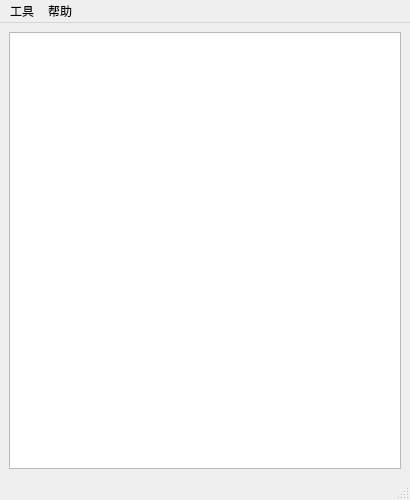
<?xml version="1.0" encoding="UTF-8"?>
<ui version="4.0">
 <class>MainWindow</class>
 <widget class="QMainWindow" name="MainWindow">
  <property name="geometry">
   <rect>
    <x>0</x>
    <y>0</y>
    <width>410</width>
    <height>500</height>
   </rect>
  </property>
  <property name="windowTitle">
   <string>ScreenTime「代码见三」</string>
  </property>
  <property name="windowIcon">
   <iconset resource="ScreenTime.qrc">
    <normaloff>:/img/Assets/32.ico</normaloff>:/img/Assets/32.ico</iconset>
  </property>
  <widget class="QWidget" name="centralwidget">
   <layout class="QVBoxLayout" name="verticalLayout">
    <item>
     <widget class="QListWidget" name="listWidget"/>
    </item>
   </layout>
  </widget>
  <widget class="QMenuBar" name="menubar">
   <property name="geometry">
    <rect>
     <x>0</x>
     <y>0</y>
     <width>410</width>
     <height>24</height>
    </rect>
   </property>
   <widget class="QMenu" name="menu">
    <property name="title">
     <string>工具</string>
    </property>
    <addaction name="actionOpenHistoryDialog"/>
    <addaction name="actionOpenAppDir"/>
   </widget>
   <widget class="QMenu" name="menu_2">
    <property name="title">
     <string>帮助</string>
    </property>
    <addaction name="actionOpenAboutDialog"/>
   </widget>
   <addaction name="menu"/>
   <addaction name="menu_2"/>
  </widget>
  <widget class="QStatusBar" name="statusbar"/>
  <action name="actionOpenAboutDialog">
   <property name="text">
    <string>关于</string>
   </property>
  </action>
  <action name="actionOpenHistoryDialog">
   <property name="text">
    <string>查看历史</string>
   </property>
  </action>
  <action name="actionOpenAppDir">
   <property name="text">
    <string>打开安装目录</string>
   </property>
  </action>
 </widget>
 <resources>
  <include location="ScreenTime.qrc"/>
 </resources>
 <connections/>
</ui>
